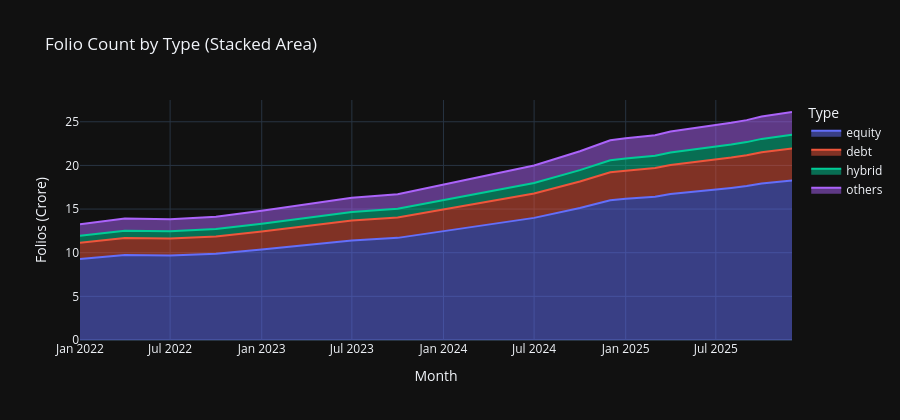

Notebook code for this chart:
### Markdown cell above
## Folio Breakdown by Type

### Code cell
folio_melt = folio.melt(
    id_vars='month',
    value_vars=['equity_folios_crore','debt_folios_crore','hybrid_folios_crore','others_folios_crore'],
    var_name='type', value_name='folios'
)
folio_melt['type'] = folio_melt['type'].str.replace('_folios_crore','')

fig = px.area(
    folio_melt, x='month', y='folios', color='type',
    title='Folio Count by Type (Stacked Area)',
    labels={'folios': 'Folios (Crore)', 'month': 'Month', 'type': 'Type'},
    template='plotly_dark'
)
fig.update_layout(height=420)
fig.write_image(str(CHARTS / 'chart14_folio_breakdown.png'))
fig.show()
print('Chart 14 saved')

### Figure 1 — Plotly figure (JSON) as saved in the notebook; plotly's stock layout.template omitted (floating-point values rounded to 4 significant figures)
{"data": [{"fillpattern": {"shape": ""}, "hovertemplate": "Type=equity<br>Month=%{x}<br>Folios (Crore)=%{y}<extra></extra>", "legendgroup": "equity", "line": {"color": "#636efa"}, "marker": {"symbol": "circle"}, "mode": "lines", "name": "equity", "orientation": "v", "showlegend": true, "stackgroup": "1", "type": "scatter", "x": ["2022-01-01T00:00:00", "2022-04-01T00:00:00", "2022-07-01T00:00:00", "2022-10-01T00:00:00", "2023-01-01T00:00:00", "2023-04-01T00:00:00", "2023-07-01T00:00:00", "2023-10-01T00:00:00", "2024-01-01T00:00:00", "2024-04-01T00:00:00", "2024-07-01T00:00:00", "2024-10-01T00:00:00", "2024-12-01T00:00:00", "2025-01-01T00:00:00", "2025-03-01T00:00:00", "2025-04-01T00:00:00", "2025-07-01T00:00:00", "2025-08-01T00:00:00", "2025-09-01T00:00:00", "2025-10-01T00:00:00", "2025-12-01T00:00:00"], "xaxis": "x", "y": [9.28, 9.74, 9.69, 9.88, 10.37, 10.88, 11.4, 11.7, 12.45, 13.2, 13.99, 15.13, 16.02, 16.17, 16.42, 16.72, 17.2, 17.42, 17.63, 17.92, 18.28], "yaxis": "y"}, {"fillpattern": {"shape": ""}, "hovertemplate": "Type=debt<br>Month=%{x}<br>Folios (Crore)=%{y}<extra></extra>", "legendgroup": "debt", "line": {"color": "#EF553B"}, "marker": {"symbol": "circle"}, "mode": "lines", "name": "debt", "orientation": "v", "showlegend": true, "stackgroup": "1", "type": "scatter", "x": ["2022-01-01T00:00:00", "2022-04-01T00:00:00", "2022-07-01T00:00:00", "2022-10-01T00:00:00", "2023-01-01T00:00:00", "2023-04-01T00:00:00", "2023-07-01T00:00:00", "2023-10-01T00:00:00", "2024-01-01T00:00:00", "2024-04-01T00:00:00", "2024-07-01T00:00:00", "2024-10-01T00:00:00", "2024-12-01T00:00:00", "2025-01-01T00:00:00", "2025-03-01T00:00:00", "2025-04-01T00:00:00", "2025-07-01T00:00:00", "2025-08-01T00:00:00", "2025-09-01T00:00:00", "2025-10-01T00:00:00", "2025-12-01T00:00:00"], "xaxis": "x", "y": [1.86, 1.95, 1.94, 1.98, 2.07, 2.18, 2.28, 2.34, 2.49, 2.64, 2.8, 3.03, 3.2, 3.23, 3.28, 3.34, 3.44, 3.48, 3.53, 3.58, 3.66], "yaxis": "y"}, {"fillpattern": {"shape": ""}, "hovertemplate": "Type=hybrid<br>Month=%{x}<br>Folios (Crore)=%{y}<extra></extra>", "legendgroup": "hybrid", "line": {"color": "#00cc96"}, "marker": {"symbol": "circle"}, "mode": "lines", "name": "hybrid", "orientation": "v", "showlegend": true, "stackgroup": "1", "type": "scatter", "x": ["2022-01-01T00:00:00", "2022-04-01T00:00:00", "2022-07-01T00:00:00", "2022-10-01T00:00:00", "2023-01-01T00:00:00", "2023-04-01T00:00:00", "2023-07-01T00:00:00", "2023-10-01T00:00:00", "2024-01-01T00:00:00", "2024-04-01T00:00:00", "2024-07-01T00:00:00", "2024-10-01T00:00:00", "2024-12-01T00:00:00", "2025-01-01T00:00:00", "2025-03-01T00:00:00", "2025-04-01T00:00:00", "2025-07-01T00:00:00", "2025-08-01T00:00:00", "2025-09-01T00:00:00", "2025-10-01T00:00:00", "2025-12-01T00:00:00"], "xaxis": "x", "y": [0.8, 0.83, 0.83, 0.85, 0.89, 0.93, 0.98, 1.0, 1.07, 1.13, 1.2, 1.3, 1.37, 1.39, 1.41, 1.43, 1.47, 1.49, 1.51, 1.54, 1.57], "yaxis": "y"}, {"fillpattern": {"shape": ""}, "hovertemplate": "Type=others<br>Month=%{x}<br>Folios (Crore)=%{y}<extra></extra>", "legendgroup": "others", "line": {"color": "#ab63fa"}, "marker": {"symbol": "circle"}, "mode": "lines", "name": "others", "orientation": "v", "showlegend": true, "stackgroup": "1", "type": "scatter", "x": ["2022-01-01T00:00:00", "2022-04-01T00:00:00", "2022-07-01T00:00:00", "2022-10-01T00:00:00", "2023-01-01T00:00:00", "2023-04-01T00:00:00", "2023-07-01T00:00:00", "2023-10-01T00:00:00", "2024-01-01T00:00:00", "2024-04-01T00:00:00", "2024-07-01T00:00:00", "2024-10-01T00:00:00", "2024-12-01T00:00:00", "2025-01-01T00:00:00", "2025-03-01T00:00:00", "2025-04-01T00:00:00", "2025-07-01T00:00:00", "2025-08-01T00:00:00", "2025-09-01T00:00:00", "2025-10-01T00:00:00", "2025-12-01T00:00:00"], "xaxis": "x", "y": [1.33, 1.39, 1.38, 1.41, 1.48, 1.55, 1.63, 1.67, 1.78, 1.89, 2.0, 2.16, 2.29, 2.31, 2.35, 2.39, 2.46, 2.49, 2.52, 2.56, 2.61], "yaxis": "y"}], "layout": {"height": 420, "legend": {"title": {"text": "Type"}, "tracegroupgap": 0}, "title": {"text": "Folio Count by Type (Stacked Area)"}, "xaxis": {"anchor": "y", "domain": [0, 1], "title": {"text": "Month"}}, "yaxis": {"anchor": "x", "domain": [0, 1], "title": {"text": "Folios (Crore)"}}}}
